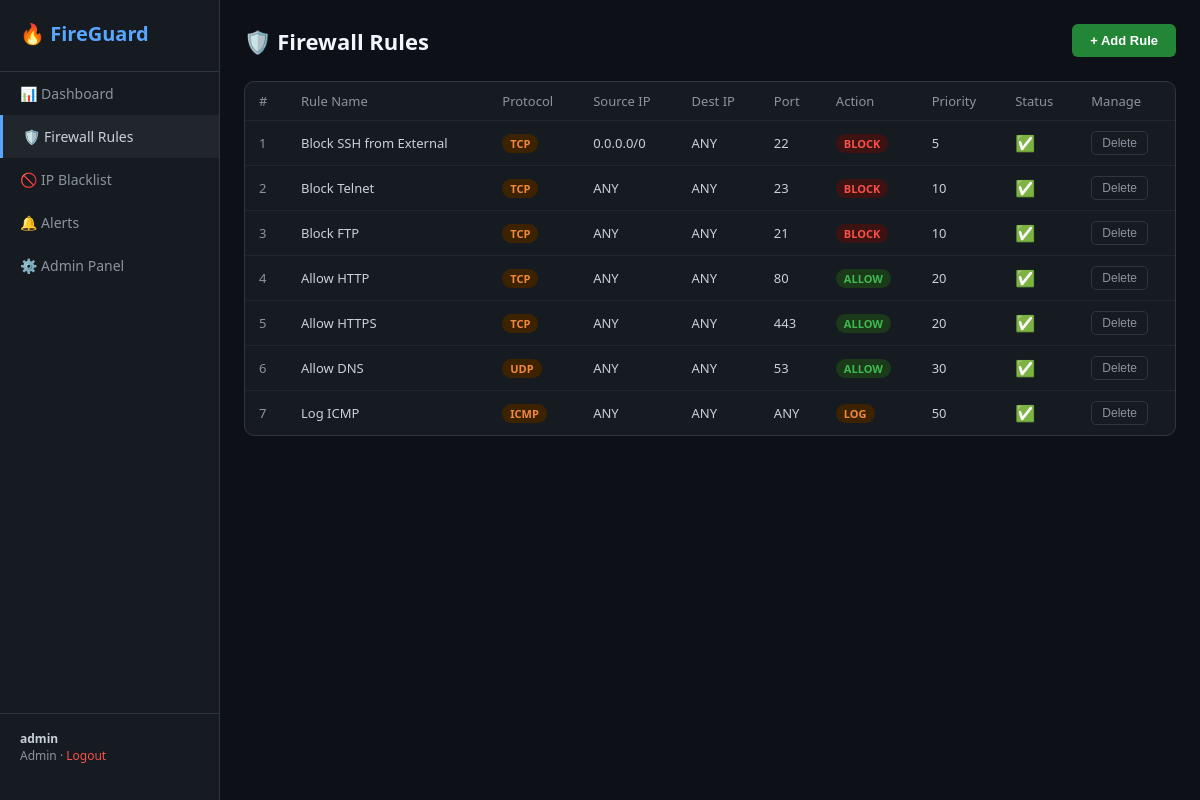
/rules.php (signed in), run on the app's committed database.
### tables this page shows
CREATE TABLE firewall_rules (
    id INT AUTO_INCREMENT PRIMARY KEY,
    rule_name VARCHAR(100) NOT NULL,
    protocol ENUM('TCP', 'UDP', 'ICMP', 'ANY') NOT NULL,
    source_ip VARCHAR(45) DEFAULT 'ANY',
    dest_ip VARCHAR(45) DEFAULT 'ANY',
    source_port VARCHAR(10) DEFAULT 'ANY',
    dest_port VARCHAR(10) DEFAULT 'ANY',
    action ENUM('ALLOW', 'BLOCK', 'LOG') NOT NULL,
    priority INT DEFAULT 100,
    is_active TINYINT(1) DEFAULT 1,
    created_by INT,
    created_at TIMESTAMP DEFAULT CURRENT_TIMESTAMP,
    updated_at TIMESTAMP DEFAULT CURRENT_TIMESTAMP ON UPDATE CURRENT_TIMESTAMP,
    FOREIGN KEY (created_by) REFERENCES users(id)
);

### rules.php (the view, shortened to what this page needs)
<?php
$db = getDB();
$rules = $db->query("
    SELECT r.*, u.username as created_by_name
    FROM firewall_rules r
    LEFT JOIN users u ON r.created_by = u.id
    ORDER BY r.priority ASC, r.created_at DESC
")->fetchAll();
$actionColors = [
    'ALLOW' => 'badge-green',
    'BLOCK' => 'badge-red',
    'LOG'   => 'badge-orange'
];
?>
<!DOCTYPE html>
<html lang="en">
<head>
</head>
<body>
<nav class="sidebar">
    <div class="sidebar-logo">🔥 FireGuard</div>
    <a class="nav-item" href="dashboard.php">📊 Dashboard</a>
    <a class="nav-item active" href="rules.php">🛡️ Firewall Rules</a>
    <a class="nav-item" href="blacklist.php">🚫 IP Blacklist</a>
    <a class="nav-item" href="alerts.php">🔔 Alerts</a>
    <?php if ($_SESSION['role'] === 'admin'): ?>
    <a class="nav-item" href="admin.php">⚙️ Admin Panel</a>
    <?php endif; ?>
    <div class="sidebar-footer">
        <strong><?= htmlspecialchars($_SESSION['user']) ?></strong>
        <?= ucfirst($_SESSION['role']) ?>
        · <a class="logout" href="logout.php">Logout</a>
    </div>
</nav>
<main class="main">
    <div class="page-header">
        <div class="page-title">🛡️ Firewall Rules</div>
        <?php if ($_SESSION['role'] === 'admin'): ?>
        <button class="btn-primary" onclick="openModal()">+ Add Rule</button>
        <?php endif; ?>
    </div>
    <div class="panel">
        <table>
            <thead><tr>
                <th>#</th><th>Rule Name</th><th>Protocol</th>
                <th>Source IP</th><th>Dest IP</th><th>Port</th>
                <th>Action</th><th>Priority</th><th>Status</th>
                <?php if ($_SESSION['role'] === 'admin'): ?>
                <th>Manage</th>
                <?php endif; ?>
            </tr></thead>
            <tbody>
            <?php foreach ($rules as $i => $r): ?>
            <tr id="rule-<?= $r['id'] ?>">
                <td style="color:#8b949e"><?= $i+1 ?></td>
                <td><?= htmlspecialchars($r['rule_name']) ?></td>
                <td>
                    <span class="badge badge-orange">
                        <?= $r['protocol'] ?>
                    </span>
                </td>
                <td><?= htmlspecialchars($r['source_ip']) ?></td>
                <td><?= htmlspecialchars($r['dest_ip']) ?></td>
                <td><?= htmlspecialchars($r['dest_port']) ?></td>
                <td>
                    <span class="badge <?= $actionColors[$r['action']] ?>">
                        <?= $r['action'] ?>
                    </span>
                </td>
                <td><?= $r['priority'] ?></td>
                <td>
                    <button class="toggle-btn"
                        onclick="toggleRule(<?= $r['id'] ?>, this)">
                        <?= $r['is_active'] ? '✅' : '⛔' ?>
                    </button>
                </td>
                <?php if ($_SESSION['role'] === 'admin'): ?>
                <td>
                    <button class="action-btn del"
                        onclick="deleteRule(<?= $r['id'] ?>)">
                        Delete
                    </button>
                </td>
                <?php endif; ?>
            </tr>
            <?php endforeach; ?>
            </tbody>
        </table>
    </div>
</main>
</body>
</html>

### rules.php (style rules this page uses)
* { margin:0; padding:0; box-sizing:border-box; }
body { background:#0d1117; font-family:'Segoe UI',sans-serif; color:#c9d1d9; }
.sidebar { position:fixed;top:0;left:0;width:220px;height:100vh;background:#161b22;border-right:1px solid #30363d;padding:20px 0;display:flex;flex-direction:column; }
.sidebar-logo { padding:0 20px 24px;border-bottom:1px solid #30363d;font-size:20px;font-weight:700;color:#58a6ff; }
.nav-item { display:flex;align-items:center;gap:10px;padding:12px 20px;color:#8b949e;text-decoration:none;font-size:14px;transition:all 0.2s; }
.nav-item:hover,.nav-item.active { color:#c9d1d9;background:#21262d; }
.nav-item.active { border-left:3px solid #58a6ff; }
.sidebar-footer { margin-top:auto;padding:16px 20px;border-top:1px solid #30363d;font-size:12px;color:#8b949e; }
.sidebar-footer strong { color:#c9d1d9;display:block; }
a.logout { color:#f85149;font-size:12px;text-decoration:none; }
.main { margin-left:220px;padding:24px; }
.page-header { display:flex;justify-content:space-between;align-items:center;margin-bottom:24px; }
.page-title { font-size:22px;font-weight:700;color:#f0f6fc; }
.btn-primary { padding:9px 18px;background:#238636;color:white;border:none;border-radius:6px;font-size:13px;font-weight:600;cursor:pointer; }
.panel { background:#161b22;border:1px solid #30363d;border-radius:10px;overflow:hidden; }
table { width:100%;border-collapse:collapse;font-size:13px; }
th { color:#8b949e;font-weight:500;padding:10px 14px;text-align:left;border-bottom:1px solid #21262d; }
td { padding:10px 14px;border-bottom:1px solid #21262d; }
tr:last-child td { border-bottom:none; }
.badge { display:inline-block;padding:2px 8px;border-radius:12px;font-size:11px;font-weight:600; }
.badge-green { background:#1a3a1a;color:#3fb950; }
.badge-red { background:#3d1212;color:#f85149; }
.badge-orange { background:#3d2200;color:#f0883e; }
.toggle-btn { background:none;border:none;cursor:pointer;font-size:16px; }
.action-btn { padding:4px 10px;border-radius:5px;font-size:12px;border:1px solid #30363d;background:none;color:#8b949e;cursor:pointer; }

### data on the page
firewall_rules: rule_name "Block SSH from External", protocol "TCP", source_ip "0.0.0.0/0", dest_ip "ANY", dest_port "22", action "BLOCK", priority "5"
firewall_rules: rule_name "Block Telnet", protocol "TCP", source_ip "ANY", dest_ip "ANY", dest_port "23", action "BLOCK", priority "10"
firewall_rules: rule_name "Block FTP", protocol "TCP", source_ip "ANY", dest_ip "ANY", dest_port "21", action "BLOCK", priority "10"
firewall_rules: rule_name "Allow HTTP", protocol "TCP", source_ip "ANY", dest_ip "ANY", dest_port "80", action "ALLOW", priority "20"
firewall_rules: rule_name "Allow HTTPS", protocol "TCP", source_ip "ANY", dest_ip "ANY", dest_port "443", action "ALLOW", priority "20"
firewall_rules: rule_name "Allow DNS", protocol "UDP", source_ip "ANY", dest_ip "ANY", dest_port "53", action "ALLOW", priority "30"
firewall_rules: rule_name "Log ICMP", protocol "ICMP", source_ip "ANY", dest_ip "ANY", dest_port "ANY", action "LOG", priority "50"

### other printed values
$_SESSION['user'] "admin"
$_SESSION['role'] "Admin"
